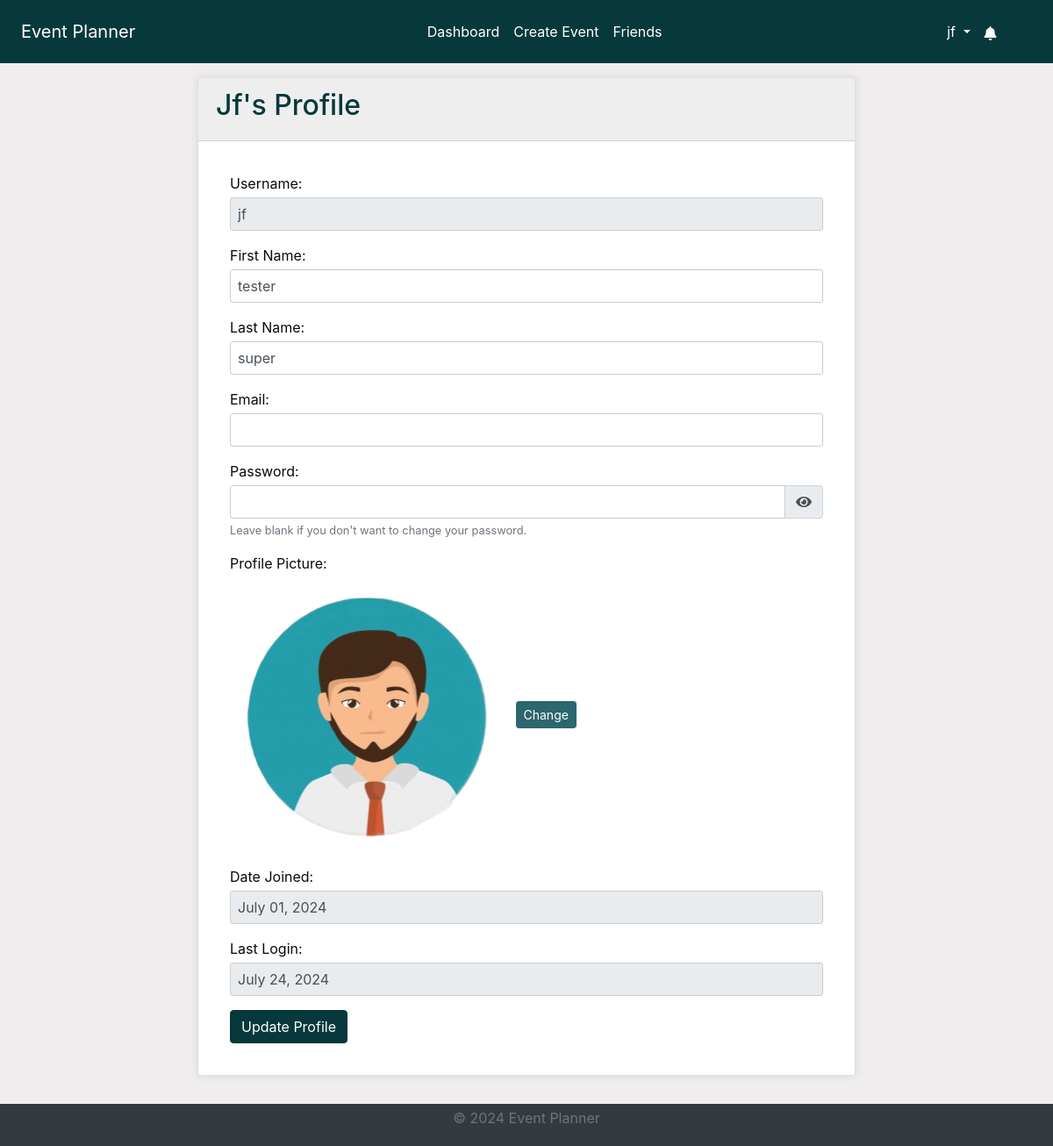
Page /profile/ (signed in) on the earlier database version.
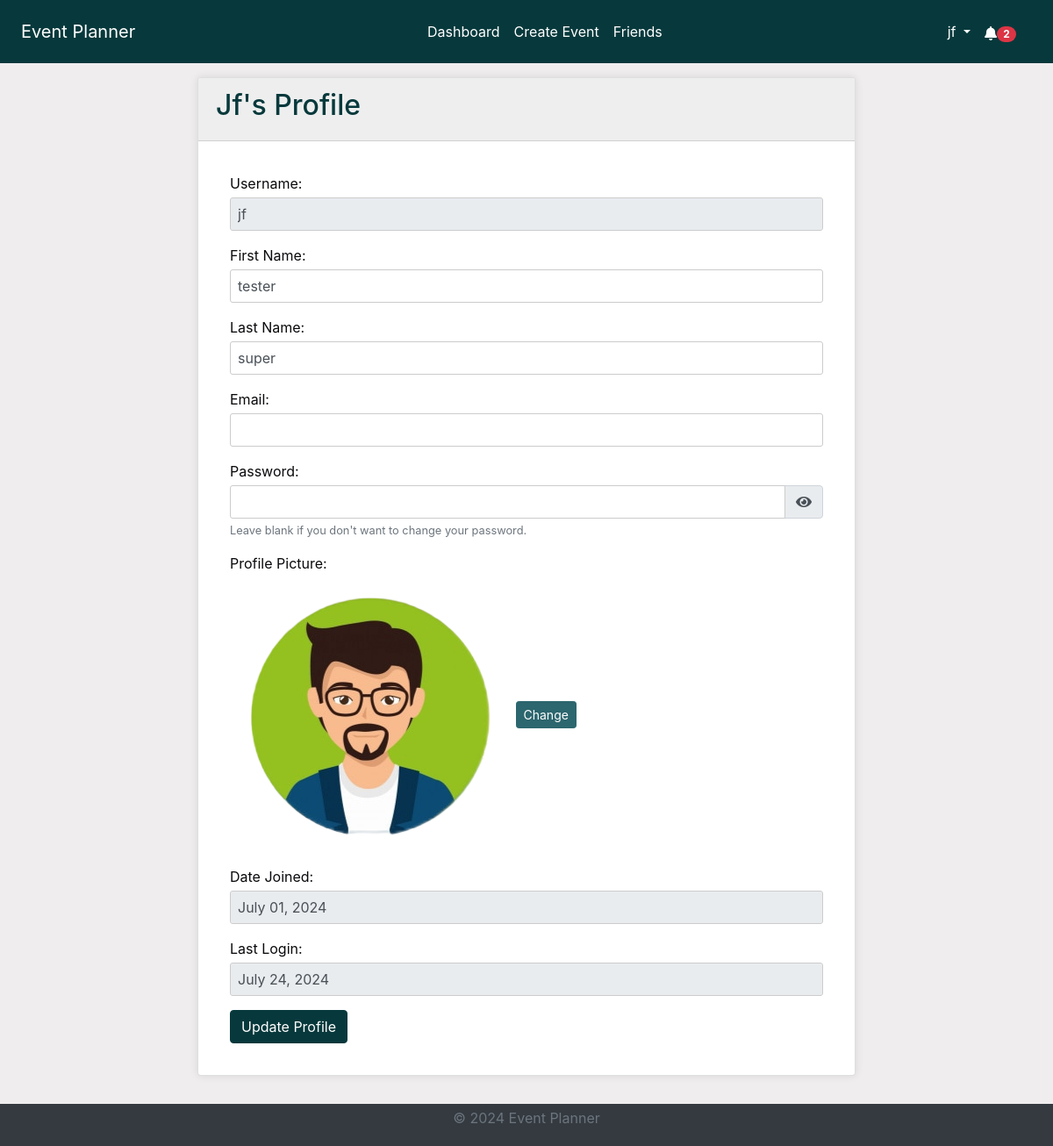
Same page on the later database version.
### accounts/models.py (models this page shows, shortened)
class UserProfile(models.Model):
    user = models.OneToOneField(User, on_delete=models.CASCADE)
    profile_picture = models.CharField(max_length=255, default="default.png")
    created_at = models.DateTimeField(auto_now_add=True)
    updated_at = models.DateTimeField(auto_now=True)

### accounts/views.py (the view)
# urls.py: path("profile/", views.profile, name="profile"),
@login_required
@cache_control(no_cache=True, must_revalidate=True, no_store=True)
def profile(request):
    user_profile = get_object_or_404(UserProfile, user=request.user)
    if request.method == "POST":
        profile_form = ProfilePictureForm(request.POST, instance=user_profile)
        if profile_form.is_valid():
            profile_form.save()
            request.user.first_name = request.POST.get("first_name")
            request.user.last_name = request.POST.get("last_name")
            request.user.email = request.POST.get("email")
            password = request.POST.get("password")
            if password:
                request.user.set_password(
                    password
                )  # Use set_password to hash the password
            request.user.save()
            messages.success(
                request, "Profile updated successfully. Please log in again."
            )
            return redirect("profile")
        else:
            for field, errors in profile_form.errors.items():
                for error in errors:
                    messages.error(request, f"{field}: {error}")
    else:
        profile_form = ProfilePictureForm(instance=user_profile)
    user_data = {
        "username": request.user.username,
        "first_name": request.user.first_name,
        "last_name": request.user.last_name,
        "profile_picture": user_profile.profile_picture,
        "date_joined": request.user.date_joined,
        "last_login": request.user.last_login,
        "email": request.user.email,
        "password": "update your password",
    }
    context = {
        "user_data": user_data,
        "profile_form": profile_form,
        "view_only": False,
    }
    return render(request, "accounts/profile.html", context)

### accounts/forms.py
class ProfilePictureForm(forms.ModelForm):
    PROFILE_PICTURE_CHOICES = [
        ("default.svg", "Default"),
        ("p1.png", "Profile 1"),
        ("p2.png", "Profile 2"),
        ("p3.png", "Profile 3"),
        ("p4.png", "Profile 4"),
        ("p5.png", "Profile 5"),
        ("p6.png", "Profile 6"),
        ("p7.png", "Profile 7"),
        ("p8.png", "Profile 8"),
        ("p9.png", "Profile 9"),
        ("p10.png", "Profile 10"),
        ("p11.png", "Profile 11"),
    ]
    profile_picture = forms.ChoiceField(
        choices=PROFILE_PICTURE_CHOICES, widget=forms.RadioSelect
    )
    class Meta:
        model = UserProfile
        fields = ["profile_picture"]

### accounts/context_processors.py (called while the page is built)
def google_api_key(request):
    return {"GOOGLE_API_KEY": os.getenv("GOOGLE_API_KEY")}

### notifications/context_processors.py (called while the page is built)
def notifications(request):
    if request.user.is_authenticated:
        all_unread_notifications = Notification.objects.filter(
            user=request.user, read=False
        ).order_by("-created_at")
        unread_count = all_unread_notifications.count()
        recent_unread_notifications = all_unread_notifications[:8]
        return {
            "recent_unread_notifications": recent_unread_notifications,
            "unread_count": unread_count,
        }
    return {}

### accounts/templates/accounts/profile.html (shortened to what this page needs)
{% extends 'base.html' %}
{% load static %}
{% block content %}
<div class="container" id="profile-card">
    <div class="row">
        <div class="col-md-8 mx-auto">
            <div class="card">
                <div class="card-header bg-primary text-white">
                    <h2>{{ user_data.username|title }}'s Profile</h2>
                </div>
                <div class="card-body">
                    <form method="post" action="" {% if view_only %}style="display: block;"{% endif %}>
                        <div class="form-group">
                            <label for="username">Username:</label>
                            <input type="text" id="username" name="username" value="{{ user_data.username }}" class="form-control" disabled>
                        </div>
                        <div class="form-group">
                            <label for="first_name">First Name:</label>
                            <input type="text" id="first_name" name="first_name" value="{{ user_data.first_name }}" class="form-control" {% if view_only %}disabled{% endif %} required>
                        </div>
                        <div class="form-group">
                            <label for="last_name">Last Name:</label>
                            <input type="text" id="last_name" name="last_name" value="{{ user_data.last_name }}" class="form-control" {% if view_only %}disabled{% endif %} required>
                        </div>
                        {% if not view_only %}
                            <div class="form-group">
                                <label for="email">Email:</label>
                                <input type="email" id="email" name="email" value="{{ user_data.email }}" class="form-control" {% if view_only %}disabled{% endif %} required>
                            </div>
                            <div class="form-group">
                                <label for="password">Password:</label>
                                <div class="input-group">
                                    <input type="password" id="password" name="password" class="form-control">
                                    <div class="input-group-append" style="cursor: pointer;">
                                        <span class="input-group-text">
                                            <i class="fa fa-eye" id="passwordToggle" onclick="togglePasswordVisibility()"></i>
                                        </span>
                                    </div>
                                </div>
                                <small class="form-text text-muted">Leave blank if you don't want to change your password.</small>
                            </div>
                            <div class="form-group">
                                <label for="profile_picture">Profile Picture:</label>
                                <div class="profile-picture-container">
                                    <img id="selectedProfilePicture" src="{% static 'images/profile_pictures/' %}{{ user_data.profile_picture }}" alt="Selected Profile Picture" class="img-thumbnail">
                                    <button type="button" class="btn btn-sm btn-secondary ml-2" onclick="openProfilePictureModal()">Change</button>
                                </div>
                            </div>
                            <div class="form-group mt-3">
                                <label for="date_joined">Date Joined:</label>
                                <input type="text" id="date_joined" name="date_joined" value="{{ user_data.date_joined|date:'F d, Y' }}" class="form-control" disabled>
                            </div>
                            <div class="form-group">
                                <label for="last_login">Last Login:</label>
                                <input type="text" id="last_login" name="last_login" value="{{ user_data.last_login|date:'F d, Y' }}" class="form-control" disabled>
                            </div>
                        {% endif %}
                        {% if not view_only %}
                            <button type="submit" class="btn btn-primary">Update Profile</button>
                        {% endif %}
                    </form>
                </div>
            </div>
        </div>
    </div>
</div>
{% endblock %}

### templates/base.html (shortened to what this page needs)
<!DOCTYPE html>
<html lang="en">
<head>
    {% load static %}
    <link rel="stylesheet" href="https://stackpath.bootstrapcdn.com/bootstrap/4.5.2/css/bootstrap.min.css">
    <link rel="stylesheet" href="{% static 'css/styles.css' %}">
    <link rel="stylesheet" href="https://cdnjs.cloudflare.com/ajax/libs/font-awesome/5.15.4/css/all.min.css">
    <link rel="stylesheet" href="https://cdnjs.cloudflare.com/ajax/libs/fullcalendar/3.10.2/fullcalendar.min.css" />
</head>
<body class="c-app">
    <header class="c-header c-header-light c-header-fixed">
        <nav class="navbar navbar-expand-lg navbar-light">
            <a class="navbar-brand" href="{% url 'home' %}">Event Planner</a>
            <div class="collapse navbar-collapse" id="navbarSupportedContent">
                {% if user.is_authenticated %}
                <ul class="navbar-nav mx-auto">
                    <li class="nav-item {% if request.resolver_match.url_name == 'dashboard' %}active{% endif %}">
                        <a class="nav-link" href="{% url 'dashboard' %}">Dashboard</a>
                    </li>
                    <li class="nav-item {% if request.resolver_match.url_name == 'create_event' %}active{% endif %}">
                        <a class="nav-link" href="{% url 'create_event' %}">Create Event</a>
                    </li>
                    <li class="nav-item {% if request.resolver_match.url_name == 'friends_page' %}active{% endif %}">
                        <a class="nav-link" href="{% url 'friends_page' %}">Friends</a>
                    </li>
                    {% endif %}
                </ul>
                {% if user.is_authenticated %}
                <ul class="navbar-nav d-flex">
                    <li class="nav-item dropdown">
                        <a class="nav-link dropdown-toggle" href="#" id="profileLink" role="button" data-toggle="dropdown" aria-haspopup="true" aria-expanded="false">
                            {{ user.username }}
                        </a>
                    </li>
                </ul>
                {% endif %}
            </div>
            {% if user.is_authenticated %}
                <ul class="navbar-nav ml-auto d-flex">
                    <li class="nav-item">
                        <a class="nav-link" href="#" id="notificationBell" role="button" data-toggle="dropdown" aria-haspopup="true" aria-expanded="false">
                            <i class="fas fa-bell"></i>
                            {% if unread_count > 0 %}
                                <span class="badge badge-pill badge-danger">{{ unread_count }}</span>
                            {% else %}
                                <span class="badge badge-pill badge-danger" style="opacity: 0;">{{ unread_count }}</span>
                            {% endif %}
                        </a>
                    </li>
                </ul>
            {% endif %}
        </nav>
    </header>
    <main class="c-main">
        <div class="container-fluid">
            <div class="fade-in">
                {% block content %}{% endblock %}
            </div>
        </div>
    </main>
    <footer class="footer py-1">
        <div class="container text-center">
            <p class="text-muted">&copy; 2024 Event Planner</p>
        </div>
    </footer>
</body>
</html>

### static/css/styles.css (style rules this page uses)
* { box-sizing: border-box; }
body, html { margin: 0; padding: 0; font-family: var(--font-family-sans-serif); background-color: var(--background); color: var(--text); height: 100%; }
:root { --primary: #07393c; --secondary: #2C666E; --accent: #90DDF0; --background: #F0EDEE; --text: #0A090C; --heading-bg: #eeeeee; --white: #fff; --gray: #6c757d; --gray-dark: #343a40; --success: #28a745; --info: #17a2b8; --warning: #ffc107; --danger: #dc3545; --light: #f8f9fa; --dark: #343a40; --breakpoint-xs: 0; --breakpoint-sm: 576px; --breakpoint-md: 768px; --breakpoint-lg: 992px; --breakpoint-xl: 1200px; --font-family-sans-serif: -apple-system, BlinkMacSystemFont, "Segoe UI", Roboto, "Helvetica Neue", Arial, "Noto Sans", sans-serif, "Apple Color Emoji", "Segoe UI Emoji", "Segoe UI Symbol", "Noto Color Emoji"; --font-family-monospace: SFMono-Regular, Menlo, Monaco, Consolas, "Liberation Mono", "Courier New", monospace; }
.container-fluid { display: flex; flex-direction: column; min-height: 100vh; }
.row { flex: 1; display: flex; }
.bg-primary { background-color: var(--primary) !important; }
.btn-primary { background-color: var(--primary) !important; border-color: var(--primary) !important; }
.btn-secondary { background-color: var(--secondary) !important; border-color: var(--secondary) !important; }
header { background-color: var(--primary) !important; color: var(--white) !important; padding: .5rem !important; margin-bottom: 1rem !important; }
header a, header .navbar-brand, header .nav-link { color: var(--white) !important; }
.card-header { background-color: var(--heading-bg) !important; color: var(--primary) !important; }
footer { background-color: var(--dark) !important; color: var(--white) !important; padding: 1px 0px !important; padding-top: 0 !important; padding-bottom: 0 !important; margin-top: 2rem !important; text-align: center !important; margin-top: auto; }
.upcoming-events, .your-events, form { padding: 1rem; box-shadow: 0 0 10px rgba(0, 0, 0, .1); background-color: var(--white); border-radius: 5px; }
.form-group label { display: block; margin-bottom: .25rem; color: var(--text) !important; }
.form-group input, .form-group select, .form-group textarea { width: 100%; padding: .5rem; border: 1px solid #ccc; border-radius: 3px; }
body>main>div>div>div.container { background-color: var(--white); padding: 2rem; box-shadow: 0 0 10px rgba(0, 0, 0, .5); }
.upcoming-events, .your-events, form { box-shadow: none; }
.profile-picture-container img { margin: 0; }
.profile-picture-container button { margin: 0; }
#selectedProfilePicture { border: none; }
#profile-card { background-color: transparent; box-shadow: none; }
.card { box-shadow: 0 0 10px rgba(0, 0, 0, .1); min-height: 50%; }
.navbar-nav.mx-auto { flex: 1; justify-content: center; }
#notificationBell { margin-right: 10px; padding-top: .9rem; display: flex; justify-content: flex-end; }
body>main>div>div>div.container { background-color: transparent; padding: 0rem; box-shadow: none; }

Differences in the rows shown:
changed UserProfile: profile_picture: a different picture
Other differences:
{{ unread_count }}: (not shown) → "2"
